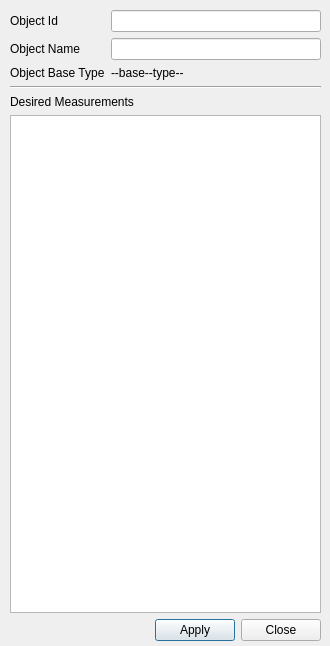
<?xml version="1.0" encoding="UTF-8"?>
<ui version="4.0">
 <class>ObjectDataDialog</class>
 <widget class="QDialog" name="ObjectDataDialog">
  <property name="geometry">
   <rect>
    <x>0</x>
    <y>0</y>
    <width>330</width>
    <height>646</height>
   </rect>
  </property>
  <property name="windowTitle">
   <string>Edit Object Data</string>
  </property>
  <property name="accessibleName">
   <string/>
  </property>
  <property name="modal">
   <bool>false</bool>
  </property>
  <widget class="QWidget" name="layoutWidget">
   <property name="geometry">
    <rect>
     <x>10</x>
     <y>10</y>
     <width>311</width>
     <height>631</height>
    </rect>
   </property>
   <layout class="QVBoxLayout" name="verticalLayout">
    <item>
     <layout class="QGridLayout" name="gridLayout">
      <item row="0" column="0">
       <widget class="QLabel" name="label_3">
        <property name="text">
         <string>Object Id</string>
        </property>
       </widget>
      </item>
      <item row="0" column="1">
       <widget class="QLineEdit" name="editObjectId"/>
      </item>
      <item row="1" column="0">
       <widget class="QLabel" name="label_2">
        <property name="text">
         <string>Object Name</string>
        </property>
       </widget>
      </item>
      <item row="1" column="1">
       <widget class="QLineEdit" name="editObjectName"/>
      </item>
      <item row="2" column="0">
       <widget class="QLabel" name="label_4">
        <property name="text">
         <string>Object Base Type</string>
        </property>
       </widget>
      </item>
      <item row="2" column="1">
       <widget class="QLabel" name="labelObjectBaseType">
        <property name="text">
         <string>--base--type--</string>
        </property>
       </widget>
      </item>
     </layout>
    </item>
    <item>
     <widget class="Line" name="line">
      <property name="orientation">
       <enum>Qt::Horizontal</enum>
      </property>
     </widget>
    </item>
    <item>
     <widget class="QLabel" name="label">
      <property name="text">
       <string>Desired Measurements</string>
      </property>
     </widget>
    </item>
    <item>
     <widget class="QTreeWidget" name="treeWidget">
      <attribute name="headerVisible">
       <bool>false</bool>
      </attribute>
      <column>
       <property name="text">
        <string notr="true">1</string>
       </property>
      </column>
     </widget>
    </item>
    <item>
     <layout class="QHBoxLayout" name="horizontalLayout">
      <item>
       <spacer name="horizontalSpacer">
        <property name="orientation">
         <enum>Qt::Horizontal</enum>
        </property>
        <property name="sizeHint" stdset="0">
         <size>
          <width>40</width>
          <height>20</height>
         </size>
        </property>
       </spacer>
      </item>
      <item>
       <widget class="QPushButton" name="actionApply">
        <property name="text">
         <string>Apply</string>
        </property>
       </widget>
      </item>
      <item>
       <widget class="QPushButton" name="actionClose">
        <property name="text">
         <string>Close</string>
        </property>
       </widget>
      </item>
     </layout>
    </item>
   </layout>
  </widget>
 </widget>
 <resources/>
 <connections/>
</ui>
